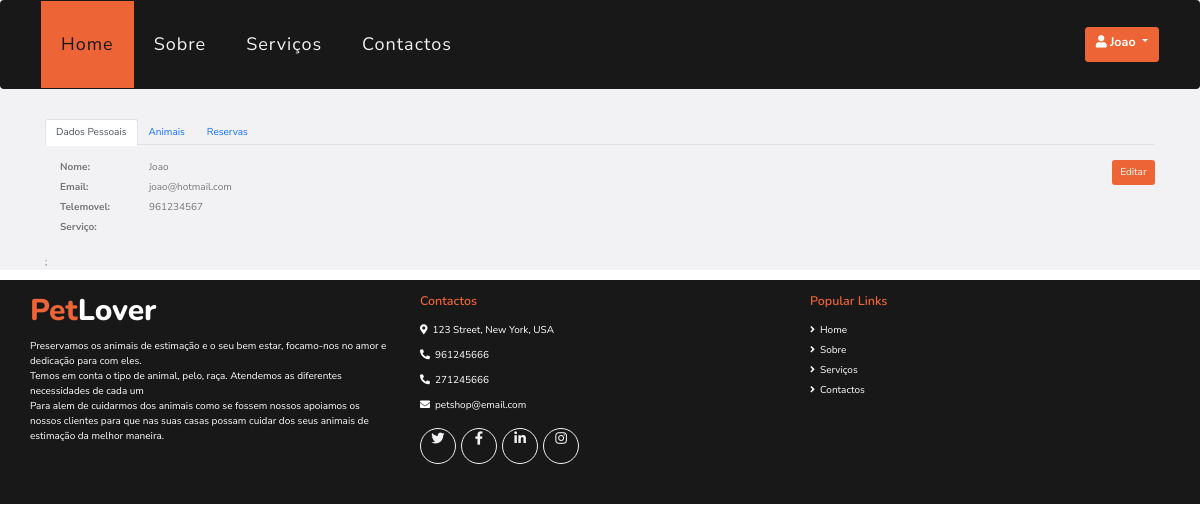
Before: /paginas/dadospessoais.php (signed in) with the older database file.
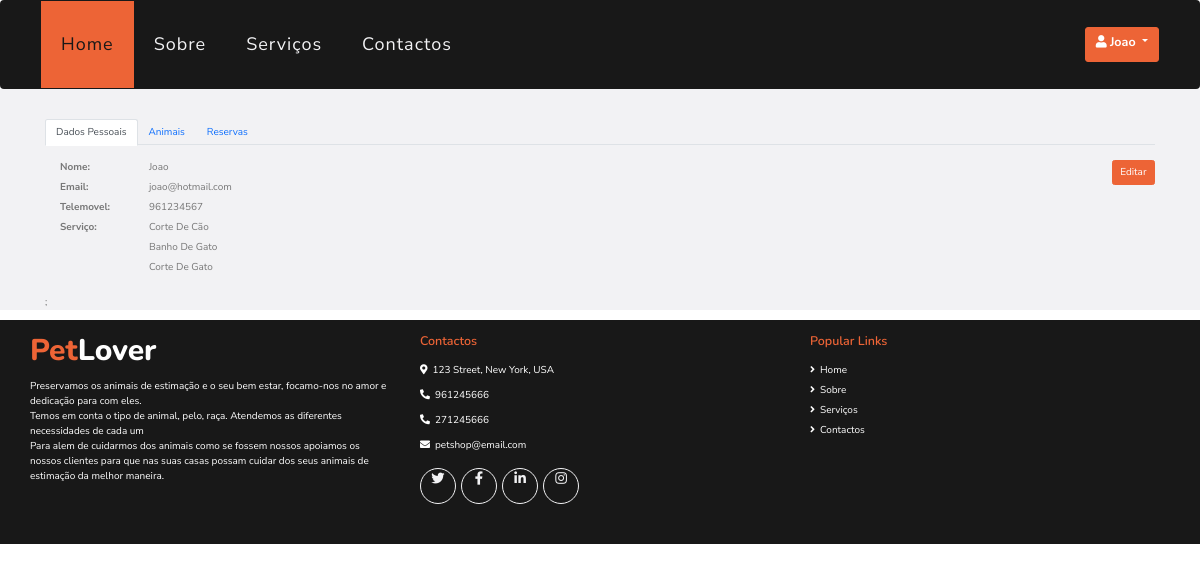
After: the same page with the newer database file.
### tables this page shows
CREATE TABLE `servicosfuncionarios` (
  `id` int(11) NOT NULL,
  `idFuncionario` int(11) NOT NULL,
  `idServico` int(11) NOT NULL
);

CREATE TABLE `servicos` (
  `id` int(11) NOT NULL,
  `nome` text NOT NULL,
  `descricao` text NOT NULL,
  `duracao` int(11) NOT NULL,
  `preco` int(11) NOT NULL,
  `imagem` varchar(60) NOT NULL
);

### paginas/dadospessoais.php (the view, shortened to what this page needs)
<!DOCTYPE html>
<html>
<?php
require 'head.php';
$servicoFuncionario = mysqli_query($conn, "SELECT * FROM servicos s
                                            JOIN servicosfuncionarios sf
                                            ON s.id = sf.idServico AND
                                            sf.idFuncionario='". $_SESSION["id"] . "'");
?>
<body>
    <?php require 'header.php'; ?>
    <div class="container-fluid bg-light pt-5">
        <div class="container">
            <?php
            if (!isset($_SESSION["nome"])) {
                echo '<meta http-equiv="refresh" content="0; url=index.php">';
            } else { ?>
                <ul class="nav nav-tabs" id="myTab" role="tablist">
                    <li class="nav-item" role="presentation">
                        <button class="nav-link active" id="dados-tab" data-bs-toggle="tab" href="#dados" type="button" role="tab" aria-controls="dados" aria-selected="true"> Dados Pessoais
                    </li>
                    <li class="nav-item" role="presentation">
                        <button class="nav-link" id="animais-tab" data-bs-toggle="tab" data-bs-target="#animais" type="button" role="tab" aria-controls="animais-tab" aria-selected="false">Animais</button>
                    </li>
                    <li class="nav-item" role="presentation">
                        <button class="nav-link" id="reservas-tab" data-bs-toggle="tab" data-bs-target="#reservas" type="button" role="tab" aria-controls="reservas-tab" aria-selected="false">Reservas</button>
                    </li>
                </ul>
                <div class="tab-content" id="myTabContent">
                    <div class="tab-pane fade show active opacity-100 py-4" id="dados" role="tabpanel" aria-labelledby="dados-tab">
                        <a type="button" class="btn btn-primary float-right" href="editardados.php">Editar</a>
                        <div class="row justify-content-center ">
                            <div class="col-1">
                                <label class="font-weight-bold"> Nome: </label>
                            </div>
                            <div class="col-11 align-self-center">
                                <label class='text-capitalize font-weight-normal'> <?php echo $_SESSION['nome'] ?> </label>
                            </div>
                            <div class="col-1 align-self-center">
                                <label class="font-weight-bold"> Email: </label>
                            </div>
                            <div class="col-11">
                                <label class="font-weight-normal"> <?php echo $_SESSION['email'] ?> </label>
                            </div>
                            <div class="col-1 align-self-center">
                                <label class="font-weight-bold"> Telemovel: </label>
                            </div>
                            <div class="col-11">
                                <label class="font-weight-normal"> <?php echo $_SESSION['telemovel'] ?> </label>
                            </div>
                            <?php
                            if ($_SESSION['tipo'] == 'funcionario') {
                                echo '
                        <div class="col-1">
                            <label class="font-weight-bold"> Serviço: </label>
                        </div>
                        <div class="col-11">';
                                while ($servicoFuncionarioInfo = mysqli_fetch_array($servicoFuncionario)) {
                                        echo '<label class="text-capitalize font-weight-normal""> ' .  $servicoFuncionarioInfo['nome'] . '</label> <br>';
                                }
                            }
                            echo '</div>';
                            ?>
                        </div>
                    </div>
        </div>;
    <?php } ?>
    </div>
    </div>
    <?php require "footer.php"; ?>
</body>
</html>

Changed rows visible on the page:
now on this page (row edited): servicosfuncionarios: idServico.nome "Corte De Cão"
now on this page (row edited): servicosfuncionarios: idServico.nome "Banho De Gato"
now on this page (row edited): servicosfuncionarios: idServico.nome "Corte De Gato"
